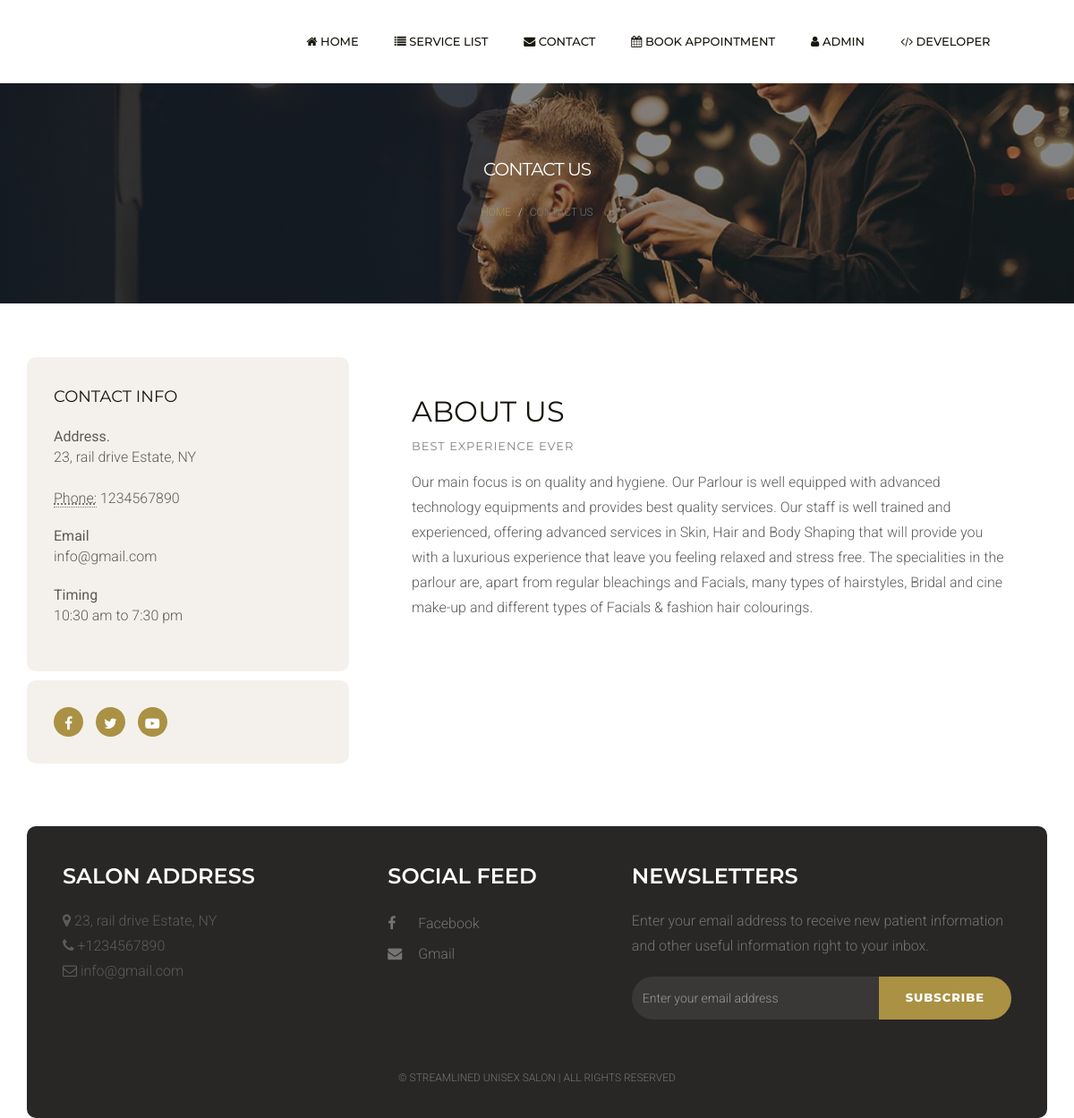
The page /contact.php on the database its author committed.
### tables this page shows
CREATE TABLE `tblpage` (
  `ID` int(10) NOT NULL,
  `PageType` varchar(200) DEFAULT NULL,
  `PageTitle` mediumtext DEFAULT NULL,
  `PageDescription` mediumtext DEFAULT NULL,
  `Email` varchar(200) DEFAULT NULL,
  `MobileNumber` bigint(10) DEFAULT NULL,
  `UpdationDate` date DEFAULT NULL,
  `Timing` varchar(200) NOT NULL
);

### contact.php (the view, shortened to what this page needs)
<!DOCTYPE html>
<html lang="en">
<head>
    <link href="css/bootstrap.min.css" rel="stylesheet">
    <link href="css/font-awesome.min.css" rel="stylesheet">
    <link href="css/style.css" rel="stylesheet">
</head>
<body>
    <?php include_once('includes/header.php');?>
    <div class="page-header">
        <div class="container">
            <div class="row">
                <div class="col-lg-12 col-md-12 col-sm-12 col-xs-12">
                    <div class="page-caption">
                        <h2 class="page-title">Contact us</h2>
                        <div class="page-breadcrumb">
                            <ol class="breadcrumb">
                                <li><a href="index.php">Home</a></li>
                                <li class="active">Contact us</li>
                            </ol>
                        </div>
                    </div>
                </div>
            </div>
        </div>
    </div>
    <div class="content">
        <div class="container">
            <div class="row">
                <div class="col-lg-4 col-md-4 col-sm-4 col-xs-12">
                    <div class="widget widget-contact">
                         <?php
$ret=mysqli_query($con,"select * from tblpage where PageType='contactus' ");
while ($row=mysqli_fetch_array($ret)) {
?>
                        <h3 class="widget-title">Contact Info</h3>
                        <address>
                            <strong>Address.</strong>
                            <br> <?php  echo $row['PageDescription'];?>
                           <br>
                            <br>
                            <abbr title="Phone">Phone:</abbr> <?php  echo $row['MobileNumber'];?>
                        </address>
                        <address>
                            <strong>Email</strong>
                            <br>
                            <?php  echo $row['Email'];?>
                        </address>
                         <address>
                            <strong>Timing</strong>
                            <br>
                           <?php  echo $row['Timing'];?>
                        </address><?php } ?>
                    </div>
                    <div class="widget widget-social">
                        <div class="social-circle">
                            <a href="#" class="#"><i class="fa fa-facebook"></i></a>
                            <a href="#" class="#"><i class="fa fa-twitter"></i></a>
                            <a href="#" class="#"><i class="fa fa-youtube-play"></i></a>
                        </div>
                    </div>
                </div>
                <div class="col-lg-8 col-md-8 col-sm-8 col-xs-12">
                    <div class="row">
                        <div class="col-lg-12 col-md-12 col-sm-12 col-xs-12">
                    <div class="well-block">
                        <?php
$ret=mysqli_query($con,"select * from tblpage where PageType='aboutus' ");
while ($row=mysqli_fetch_array($ret)) {
?>
                        <h1><?php  echo $row['PageTitle'];?></h1>
                        <h5 class="small-title ">best experience ever</h5>
                        <p><?php  echo $row['PageDescription'];?></p><?php } ?>
                         </div>
                </div>
                        </div>
                    </div>
                </div>
            </div>
        </div>
   <?php include_once('includes/footer.php');?>
</body>
</html>

### includes/footer.php (shortened to what this page needs)
<?php
include('includes/dbconnection.php');
?>
<!DOCTYPE HTML>
<html>
<head>
<link href="css/bootstrap.css" rel='stylesheet' type='text/css' />
<link href="css/style.css" rel='stylesheet' type='text/css' />
<link href="css/font-awesome.css" rel="stylesheet">
<link href="css/animate.css" rel="stylesheet" type="text/css" media="all">
<link href="css/custom.css" rel="stylesheet">
</head>
<body class="">
    <div class="main-content">
        <div class="container">
            <div class="footer-block">
                <div class="row">
                    <div class="col-lg-4 col-md-4 col-sm-6 col-xs-12">
                        <div class="footer-widget">
                            <h2 class="widget-title">Salon Address</h2>
                            <ul class="listnone contact">
                                <?php
                                $ret = mysqli_query($con, "SELECT * FROM tblpage WHERE PageType='contactus'");
                                while ($row = mysqli_fetch_array($ret)) {
                                ?>
                                <li><i class="fa fa-map-marker"></i> <?php echo $row['PageDescription']; ?> </li>
                                <li><i class="fa fa-phone"></i> +<?php echo $row['MobileNumber']; ?></li>
                                <li><i class="fa fa-envelope-o"></i> <?php echo $row['Email']; ?></li>
                                <?php } ?>
                            </ul>
                        </div>
                    </div>
                    <div class="col-lg-3 col-md-3 col-sm-6 col-xs-12">
                        <div class="footer-widget footer-social">
                            <h2 class="widget-title">Social Feed</h2>
                            <ul class="listnone">
                                <li><a href="#"><i class="fa fa-facebook"></i> Facebook</a></li>
                                <li><a href="#"><i class="fa fa-envelope"></i> Gmail</a></li>
                            </ul>
                        </div>
                    </div>
                    <div class="col-lg-5 col-md-5 col-sm-12 col-xs-12">
                        <div class="footer-widget widget-newsletter">
                            <h2 class="widget-title">Newsletters</h2>
                            <p>Enter your email address to receive new patient information and other useful information right to your inbox.</p>
                            <form method="post">
                                <div class="input-group">
                                    <input type="email" class="form-control" placeholder="Enter your email address" name="email" required>
                                    <span class="input-group-btn">
                                        <button class="btn btn-default" type="submit" value="submit" name="sub">Subscribe</button>
                                    </span>
                                </div>
                            </form>
                        </div>
                    </div>
                </div>
                <div class="tiny-footer">
                    <div class="row">
                        <div class="col-lg-12 col-md-12 col-sm-12 col-xs-12">
                            <div class="copyright-content">
                                <p> © Streamlined Unisex Salon | All rights reserved</p>
                            </div>
                        </div>
                    </div>
                </div>
            </div>
        </div>
    </div>
</body>
</html>

### css/style.css (style rules this page uses)
body { font-size: 16px; background-color: #fff; color: #5d5c59; font-family: 'Roboto', sans-serif; line-height: 28px; font-weight: 300; }
h1, h2, h3, h4, h5, h6 { margin: 0; padding: 0; margin-bottom: 10px; color: #18150d; font-weight: 400; font-family: 'Montserrat', sans-serif; text-transform: uppercase; -webkit-font-smoothing: antialiased; text-rendering: optimizeLegibility; }
h1 { font-size: 32px; line-height: 42px; }
h2 { font-size: 24px; line-height: 32px; }
h3 { font-size: 18px; line-height: 28px; }
h5 { font-size: 14px; }
p { margin: 0 0 20px; }
p:last-child { margin-bottom: 0px; }
ul, ol { margin: 0; }
a { color: #aa9144; text-decoration: none; -webkit-transition: all 0.3s; -moz-transition: all 0.3s; transition: all 0.3s; }
b, strong { font-weight: 400; }
.listnone { list-style: none; padding: 0px; }
.form-control { width: 100%; height: 50px; padding: 6px 12px; font-size: 16px; line-height: 1.42857143; color: #333; background-color: #fff; border: 1px solid #dcd9d3; background-image: none; border-radius: 10px; -webkit-box-shadow: inset 0 0px 0px rgba(255, 255, 255, .075); box-shadow: inset 3px 3px 3px rgba(255, 255, 255, .075); margin-bottom: 15px; }
.btn { display: inline-block; padding: 14px 30px; margin-bottom: 0; font-size: 13px; font-weight: 800; letter-spacing: 1px; line-height: 1.42857143; text-align: center; border: none; text-transform: uppercase; border-radius: 100px;font-family: 'Montserrat', sans-serif; -webkit-font-smoothing: antialiased; text-rendering: optimizeLegibility; }
.btn-default { color: #fff; background-color: #aa9144; }
.small-title { color: #84837f; font-size: 13px; letter-spacing: 1px; margin-bottom: 20px; }
.well-block { background-color: #fff;padding: 40px; }
.page-header { background: linear-gradient(rgba(36, 39, 38, 0.5), rgba(36, 39, 38, 0.5)), rgba(36, 39, 38, 0.5) url(../images/page-header.jpg) no-repeat center; background-size: cover; margin: 0; border-bottom: none; padding-bottom: 0px; }
.page-caption { padding: 120px 0px; position: relative; z-index: 1; color: #fff; text-align: center; }
.page-title { color: #fff; font-size: 40px; font-weight: 400; letter-spacing: -1px; }
.page-breadcrumb .breadcrumb { background-color: transparent; margin-bottom: 0px; font-size: 12px; text-transform: uppercase; }
.content { padding-top: 60px; padding-bottom: 60px; }
.footer-block { background-color: #282725;padding: 40px 40px 10px 40px; border-radius: 10px; }
.footer-widget p { color: #747474; }
.footer-widget .widget-title { color: #fff; font-weight: 600; padding-bottom: 20px; margin-bottom: 30px; }
.footer-widget li a { color: #747474; line-height: 34px; }
.footer-social ul li a i { padding-right: 10px; width: 30px; }
.widget-newsletter .form-control { height: 48px; color: #eee; background-color: #393836; border: none; box-shadow: none; font-size: 14px; border-radius: 30px 0px 0px 30px; }
.widget-newsletter button { height: 48px; }
.tiny-footer { padding-top: 19px; padding-bottom: 9px; font-size: 12px; color: #56575e; text-align: left; text-transform: uppercase; text-align: center; }
.copyright-content { padding: 12px; color: #747474; }
address { margin-bottom: 20px; font-style: normal; line-height: 1.42857143; }
.widget { margin-bottom: 10px; background-color: #f4f1ec; padding: 30px; border-radius: 10px; }
.widget-title { margin-bottom: 20px; }
.social-circle a { height: 33px; width: 33px; background-color: #aa9144; color: #fff; border-radius: 100%; padding: 5px; display: inline-block; text-align: center; margin-right: 10px; }
@media only screen and (max-width : 1200px) { .footer-widget { margin-bottom: 20px; } }
@media only screen and (max-width : 1200px) { .footer-widget .widget-title { margin-bottom: 0px; } }
@media only screen and (max-width : 1200px) { .page-title { font-size: 20px; } }
@media only screen and (max-width : 1200px) { .page-caption { padding: 80px 0px; } }

### rows shown on the page
tblpage: PageDescription "23, rail drive Estate, NY", MobileNumber "1234567890", Email "info@gmail.com", Timing "10:30 am to 7:30 pm"
tblpage: PageTitle "ABOUT US", PageDescription "Our main focus is on quality and hygiene. Our Parlour is well equipped with advanced technology equipments and provides best quality services. Our staff is well trained and experienced, offering advanced services in Skin, Hair and Body Shaping that will provide you with a luxurious experience that leave you feeling relaxed and stress free. The specialities in the parlour are, apart from regular bleachings and Facials, many types of hairstyles, Bridal and cine make-up and different types of Facials & fashion hair colourings."
